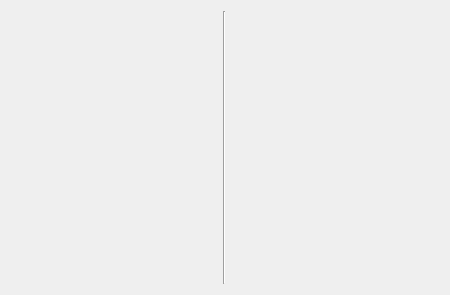
<?xml version="1.0" encoding="UTF-8"?>
<ui version="4.0">
 <class>Dialog</class>
 <widget class="QDialog" name="Dialog">
  <property name="geometry">
   <rect>
    <x>0</x>
    <y>0</y>
    <width>450</width>
    <height>295</height>
   </rect>
  </property>
  <property name="windowTitle">
   <string>Dialog</string>
  </property>
  <layout class="QGridLayout" name="gridLayout_2">
   <item row="0" column="0">
    <layout class="QGridLayout" name="gridLayout">
     <item row="0" column="0">
      <layout class="QVBoxLayout" name="verticalLayout"/>
     </item>
     <item row="0" column="1">
      <widget class="Line" name="line">
       <property name="orientation">
        <enum>Qt::Vertical</enum>
       </property>
      </widget>
     </item>
     <item row="0" column="2">
      <layout class="QVBoxLayout" name="verticalLayout_2"/>
     </item>
    </layout>
   </item>
  </layout>
 </widget>
 <resources/>
 <connections/>
</ui>
